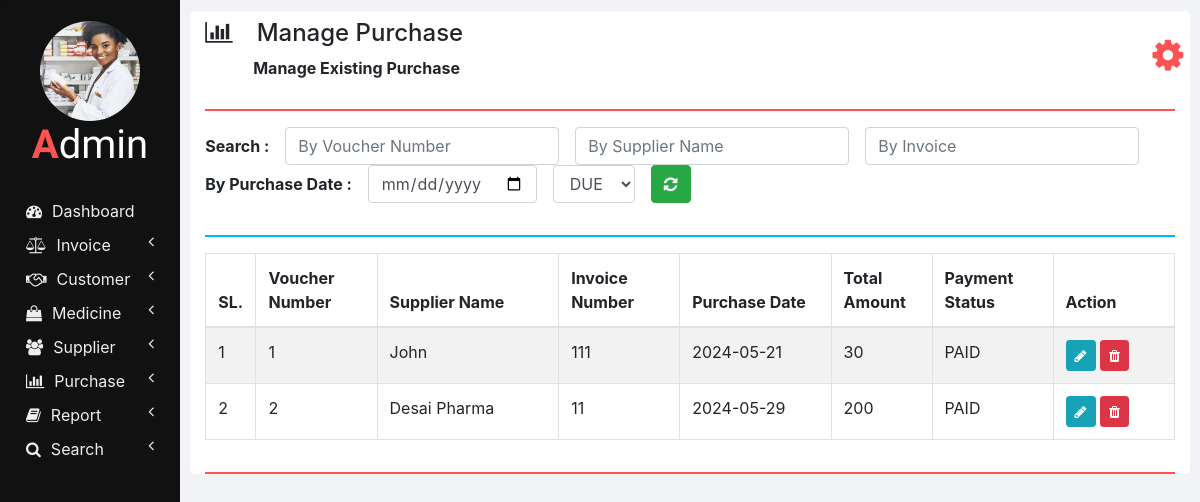
Screenshot of /manage_purchase.php with the database file from the repository.
### tables this page shows
CREATE TABLE `purchases` (
  `SUPPLIER_NAME` varchar(100) NOT NULL,
  `INVOICE_NUMBER` int(11) NOT NULL,
  `VOUCHER_NUMBER` int(11) NOT NULL,
  `PURCHASE_DATE` varchar(10) NOT NULL,
  `TOTAL_AMOUNT` double NOT NULL,
  `PAYMENT_STATUS` varchar(20) NOT NULL
);

### php/manage_purchase.php (the view, shortened to what this page needs)
<?php
  function showPurchases($id) {
    require "db_connection.php";
    if($con) {
      $seq_no = 0;
      $query = "SELECT * FROM purchases";
      $result = mysqli_query($con, $query);
      while($row = mysqli_fetch_array($result)) {
        $seq_no++;
        if($row['VOUCHER_NUMBER'] == $id)
          showEditOptionsRow($seq_no, $row);
        else
          showPurchaseRow($seq_no, $row);
      }
    }
  }
  function showPurchaseRow($seq_no, $row) {
    ?>
    <tr>
      <td><?php echo $seq_no; ?></td>
      <td><?php echo $row['VOUCHER_NUMBER']; ?></td>
      <td><?php echo $row['SUPPLIER_NAME'] ?></td>
      <td><?php echo $row['INVOICE_NUMBER']; ?></td>
      <td><?php echo $row['PURCHASE_DATE']; ?></td>
      <td><?php echo $row['TOTAL_AMOUNT']; ?></td>
      <td><?php echo $row['PAYMENT_STATUS']; ?></td>
      <td>
        <button href="" class="btn btn-info btn-sm" onclick="editPurchase(<?php echo $row['VOUCHER_NUMBER']; ?>);">
          <i class="fa fa-pencil"></i>
        </button>
        <button class="btn btn-danger btn-sm" onclick="deletePurchase(<?php echo $row['VOUCHER_NUMBER']; ?>);">
          <i class="fa fa-trash"></i>
        </button>
      </td>
    </tr>
    <?php
  }
  ?>

### css/sidenav.css (style rules this page uses)
body { background-color: #f1f3f6; }
.sidenav { width: 15%; height: 100vh; background-color: #222222; position: fixed; z-index: 1; flex: 1 0 auto; }
.card { width: 100%; height: 100%; top: 0; border-radius: 0; background-color: #111111; }
.logo .logo-caption { font-family: "Poiret One", cursive; color: #ffffff; text-align: center; margin-bottom: 25px; }
.logo .profile { width: 100px; height: 100px; margin-left: 50%; border-radius: 50%; transform: translate(-50%); }
.logo .tweak { color: #ff5252; font-weight: bold; }
.main-menu-item { padding: 5px 5px; cursor: pointer; }
.main-menu-item > a { color: #eeeeee; text-decoration: none; font-size: 16px; }
.main-menu-item > a > span { margin-left: 10px; }

### css/home.css (style rules this page uses)
html, body { height: 100vh; }

### rows the page displays
purchases: seq_no "1", VOUCHER_NUMBER "1", SUPPLIER_NAME "John", INVOICE_NUMBER "111", PURCHASE_DATE "2024-05-21", TOTAL_AMOUNT "30", PAYMENT_STATUS "PAID"
purchases: seq_no "2", VOUCHER_NUMBER "2", SUPPLIER_NAME "Desai Pharma", INVOICE_NUMBER "11", PURCHASE_DATE "2024-05-29", TOTAL_AMOUNT "200", PAYMENT_STATUS "PAID"

### other values shown
$heading "Manage Purchase"
$sub_heading "Manage Existing Purchase"
